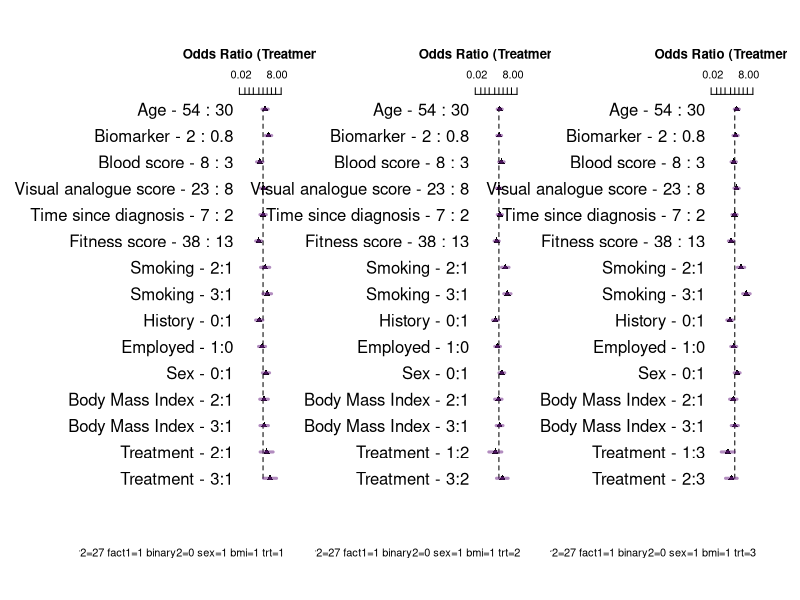
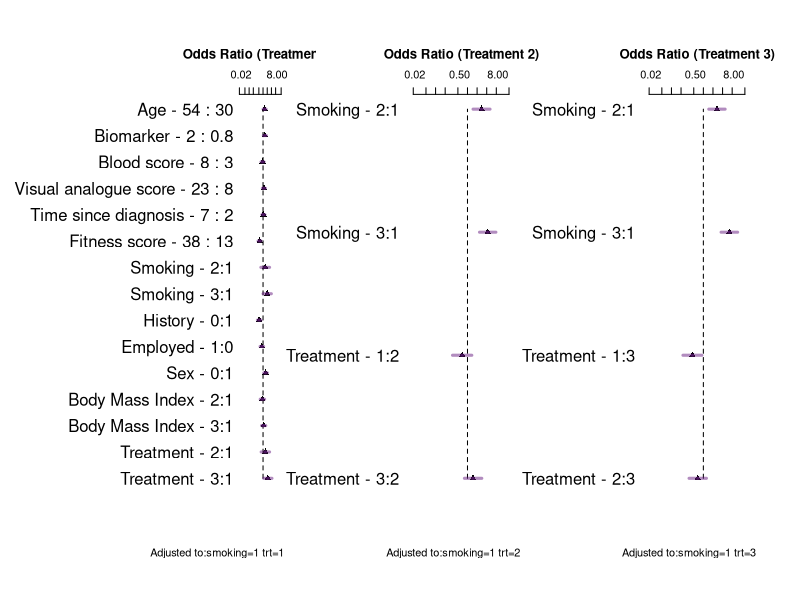
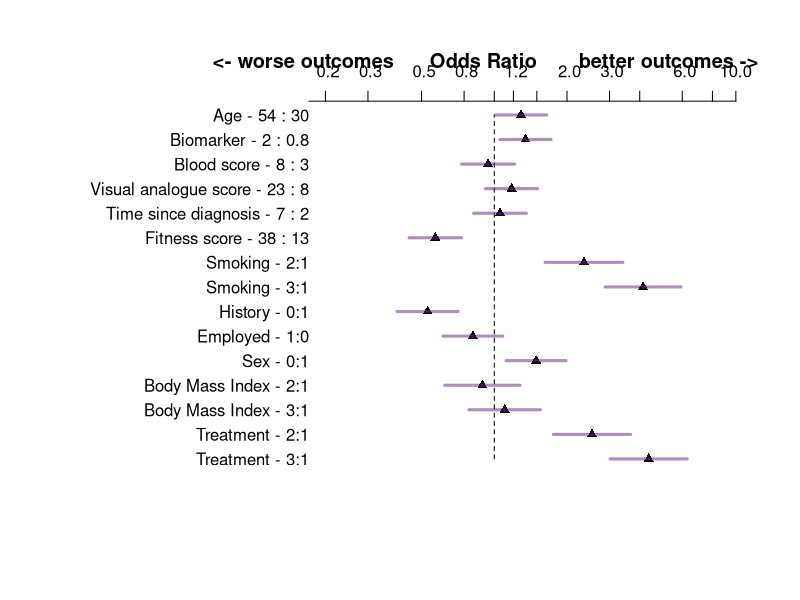
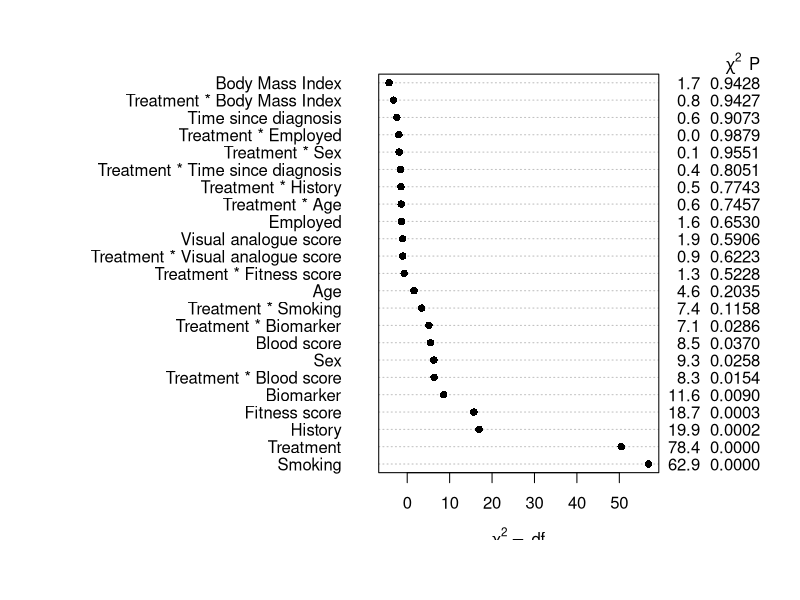
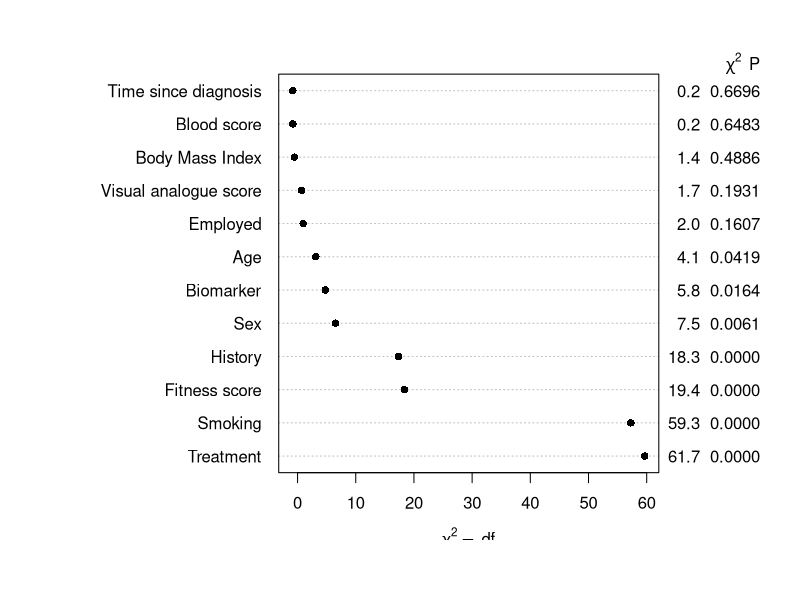
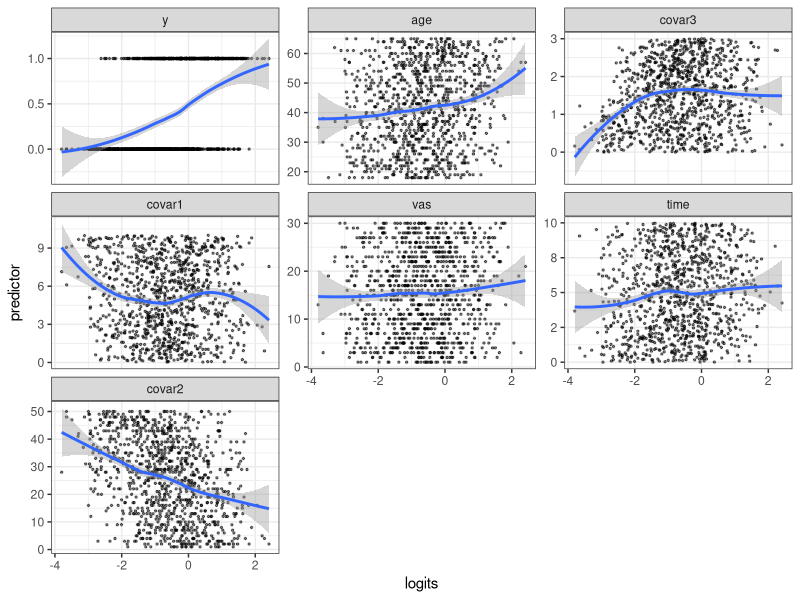
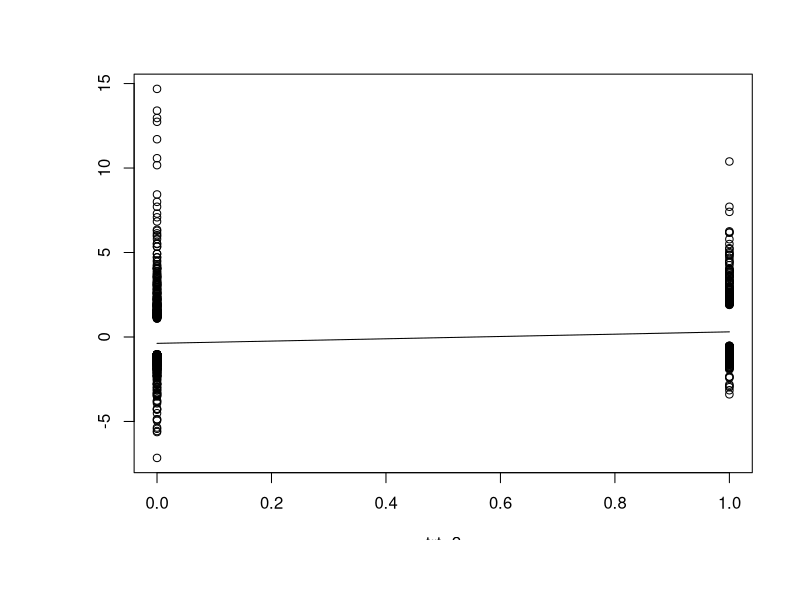
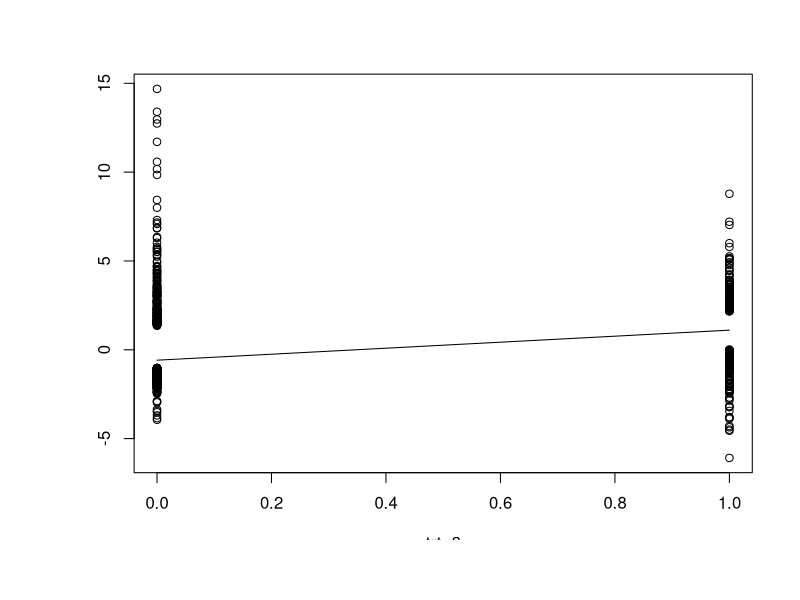

These figures' R source, in order:
#~~~~~~~~~~~~~~~~~~~~~~~~~~~~~~~~~~~~~~~~~~~~~~~~~~~~~~~~~~~~~~~~~~~~~~~~~~~~~~~~~~~~~~~
# R code stripped from R shiny 12April2020.
# Investigating differential trt effects (logistic regression)
#~~~~~~~~~~~~~~~~~~~~~~~~~~~~~~~~~~~~~~~~~~~~~~~~~~~~~~~~~~~~~~~~~~~~~~~~~~~~~~~~~~~~~~~
rm(list=ls())   
set.seed(3333)          # reproducible
 
library(reshape)
library(rms)
 
options(max.print=1000000)    
options(scipen=999)

## convenience functions
p0 <- function(x) {formatC(x, format="f", digits=1)}
p1 <- function(x) {formatC(x, format="f", digits=1)}
p2 <- function(x) {formatC(x, format="f", digits=2)}
p3 <- function(x) {formatC(x, format="f", digits=3)}
p4 <- function(x) {formatC(x, format="f", digits=4)}
p5 <- function(x) {formatC(x, format="f", digits=5)}

logit <-     function(p) log(1/(1/p-1))
expit <-     function(x) 1/(1/exp(x) + 1)
inv_logit <- function(logit) exp(logit) / (1 + exp(logit))
is.even <-   function(x){ x %% 2 == 0 }                       # function to id. odd maybe useful
options(width=200)

 # select the design to simulate
 #Design = "Treatment interacts with all variables" 
 Design = "Treatment interacts with smoking only" 
 #Design = "No-interaction logit-additive model"
                                  
 # coefficients on log odds scale
 
                                  intercept <- -3
                                  n=1000
                                  v1 = 1
                                  v2 = 1/(65-18)
                                  v3 = 0.4
                                  v4 = 0
                                  v5 = 1/3
                                  v6 = -.5/10
                                  v7 = 0.25/30
                                  v8 = -.1/10
                                  v9 = -1/50
                                  v10 = log(2)
                                  v11 = -log(1)
                                  v12 = log(0.5)
                 
  #~~~~~~~~~~~~~~~~~~~~~~~~~~~~~~~~~~~~~~~~~~~~~~~~~~~~~~~~~~~~~~~~~~~~~~~~~~~~~~~~~
    # for Rshiny needed this separate so could control this
    randomi <- runif(n)    # this determine Y=1 later, 
  #~~~~~~~~~~~~~~~~~~~~~~~~~~~~~~~~~~~~~~~~~~~~~~~~~~~~~~~~~~~~~~~~~~~~~~~~~~~~~~~~~
 
    trt.coef       <-  v1     # log odds ratio so 1 -> 2.718, so 1 is LARGE
    age.coef       <-  v2     # log odds of 1 over the age range
    smoke.coef     <-  v3     # this is odds of 1.5
    bmi.coef       <-  v4     # this is an odds of 1..50:50
    covar3.coef    <-  v5     # log odds 1 over range of 3
    covar1.coef    <-  v6     # log odds -.05 per unit change
    vas.coef       <-  v7     # log odds .008 per unit change. log odds .25 over 30 units odds 1.27
    time.coef      <-  v8     # log odds -.01 per year, log odds -.1 over 10 years or odds .90
    covar2.coef    <-  v9     # log odds 0.02 per unit, log odds 1 over 50 units or odds 2.7
    fact1.coef     <-  v10    # log odds 0.693 per change in binary, or odds of 2   
    binary2.coef   <-  v11    # log odds 0 per change in binary, or odds of 1  
    sex.coef       <-  v12    # log odds -0.693 per change in binary, or odds of .5  
    
    # made up data structure 
    trt      <- sample(1:3,   n, replace=TRUE)      # trt 3 levels
    age      <- sample(18:65, n, replace=TRUE)      # continuous
    bmi      <- sample(1:3,   n, replace=TRUE)      # assume 3 equal groups
    smoking  <- sample(1:3,   n, replace=TRUE)      # categorical assume 3 equal groups
    covar3   <- round(runif(n,0,3),2)
    covar1   <- round(runif(n,0,10),2)
    vas      <- sample(1:30, n, replace=TRUE)
    time     <- round(runif(n,0,10),2)              # years
    covar2   <- sample(1:50, n, replace=TRUE)
    fact1    <- sample(0:1,  n, replace=TRUE)
    binary2  <- sample(0:1,  n, replace=TRUE)
    sex      <- sample(0:1,  n, replace=TRUE)
    
    #~~~~~~~~~~~~~~~~~~~~~~~~~~~~~~~~~~~~~~~~~~~~~~~~~~~~~~~~~~~~~~~~~~~~~~~~~~~~~~~~~~~~~~~~~~~~~~~~~~~~~~~~~~~~~~~~~~~~~~~~~~~~linear predictor
    if ( ( Design) == "Treatment interacts with all variables" )  {
      
      lp = intercept + trt*trt.coef*(smoking*smoke.coef   +   age*age.coef  + bmi*bmi.coef   + covar3*covar3.coef +
                                       covar1*covar1.coef +   vas*vas.coef  + time*time.coef + covar2*covar2.coef +
                                       fact1*fact1.coef   +
                                       binary2*binary2.coef + sex*sex.coef) 
      
    }   else if ( ( Design ) == "Treatment interacts with smoking only" ) {    
      
      # truth  only smoking interacts  with trt
      lp = intercept + (trt*trt.coef*smoking*smoke.coef)   +   age*age.coef   + bmi*bmi.coef + covar3*covar3.coef +
                                       covar1*covar1.coef  + vas*vas.coef   + time*time.coef + covar2*covar2.coef + fact1*fact1.coef +
                                       binary2*binary2.coef + sex*sex.coef
      
    }   else if ( ( Design) == "No-interaction logit-additive model" ) {  
      
      # truth no interactions
      lp = intercept + trt*trt.coef + smoking*smoke.coef + age*age.coef  + bmi*bmi.coef  + covar3*covar3.coef  +
                                      covar1*covar1.coef + vas*vas.coef  + time*time.coef + covar2*covar2.coef + fact1*fact1.coef +
                                      binary2*binary2.coef + sex*sex.coef
    }
    
    y <- ifelse(randomi < plogis(lp), 1, 0)   # one liner  randomi object is necessary for R shiny only
    
    datx <- data.frame(cbind(y,  trt ,smoking,  age, covar3, covar1, vas, time, covar2, fact1, binary2, sex, bmi))
 
    #~~~~~~~~~~~~~~~~~~~~~~~~~~~~~~~~~~~~~~~~~~~~~~~~~~~~~~~~~~~~~~~~~~~~~~~~~~~~~~~
    da <-  datx 
    
    da$trt <-     factor(da$trt)
    da$smoking <- factor(da$smoking)
    da$fact1 <-   factor(da$fact1)
    da$binary2 <- factor(da$binary2)
    da$sex <-     factor(da$sex)
    da$bmi <-     factor(da$bmi)
    
    label(da$age)                <- 'Age'                       # labels for forest plots
    label(da$trt)                <- 'Treatment'
    label(da$bmi)                <- 'Body Mass Index'
    label(da$smoking)            <- 'Smoking'
    label(da$covar3)             <- 'Biomarker'
    label(da$covar1)             <- 'Blood score'
    label(da$vas)                <- 'Visual analogue score'
    label(da$time)               <- 'Time since diagnosis'
    label(da$covar2)             <- 'Fitness score'
    label(da$fact1)              <- "History"
    label(da$binary2)            <- "Employed"
    label(da$sex)                <- 'Sex'
    
    dd <<- datadist(da)
    options(datadist="dd")
    
    # RUN REGRESSONS
    A<-lrm(y~   trt * (smoking  + age  + bmi + covar3 + covar1 + vas + time + covar2 + fact1 + binary2 +sex),da, y=TRUE ,x=TRUE)  # all interact with trt
    B<-lrm(y~  (trt *  smoking) + age  + bmi + covar3 + covar1 + vas + time + covar2 + fact1 + binary2 +sex, da, y=TRUE, x=TRUE)  # smoking * trt only
    C<-lrm(y~   trt +  smoking  + age +  bmi + covar3 + covar1 + vas + time + covar2 + fact1 + binary2 +sex, da, y=TRUE, x=TRUE)  # main effect
    
    #~~~~~~~~~~~~~~~~~~~~~~~~~~~~~~~~~~~~~~~~~~~~~~~~~~~~~~~~~~~~~~~~~~~~~~~~~~~~~~~~~~~~~~~~~~~~~~~~~~~~~~~~~~~~~
    # rel explained variation
    #~~~~~~~~~~~~~~~~~~~~~~~~~~~~~~~~~~~~~~~~~~~~~~~~~~~~~~~~~~~~~~~~~~~~~~~~~~~~~~~~~~~~~~~~~~~~~~~~~~~~~~~~~~~~~
    
    L1 <-   var(predict(B, type='fitted')) / 
            var(predict(A, type='fitted')) 
    
    L2 <-   var(predict(C, type='fitted')) / 
            var(predict(A, type='fitted')) 
    
    L3 <-   var(predict(C, type='fitted')) / 
            var(predict(B, type='fitted')) 
    
    L1
    L2  
    L3 
    
  #~~~~~~~~~~~~~~~~~~~~~~~~~~~~~~~~~~~~~~~~~~~~~~~~~~~~~~~~~~~~~~~~~~~~~~~~~~~~~~~~~~~~~~~~~~~~~~~~~~~~~~~~~~~~~
  # LRTESTS
  #~~~~~~~~~~~~~~~~~~~~~~~~~~~~~~~~~~~~~~~~~~~~~~~~~~~~~~~~~~~~~~~~~~~~~~~~~~~~~~~~~~~~~~~~~~~~~~~~~~~~~~~~~~~~~
    
    k1 <- contrast(A, list(smoking=c(2), trt=c(1:3)), list(smoking=c(1), trt=c(1:3)) , fun=exp) 
    z1 <- print(k1, X=TRUE)   
    
    lrtest( A, B)
    
    lrtest( A, C)
    
    lrtest( B, C)
    
  #~~~~~~~~~~~~~~~~~~~~~~~~~~~~~~~~~~~~~~~~~~~~~~~~~~~~~~~~~~~~~~~~~~~~~~~~~~~~~~~~~~~~~~~~~~~~~~~~~~~~~~~~~~~~~
   # FULL INTERACTION MODEL SUMMARY
  #~~~~~~~~~~~~~~~~~~~~~~~~~~~~~~~~~~~~~~~~~~~~~~~~~~~~~~~~~~~~~~~~~~~~~~~~~~~~~~~~~~~~~~~~~~~~~~~~~~~~~~~~
  
    (A1 <- summary(A, smoking=1, age, covar3, covar1, vas, time, covar2, fact1, binary2, sex, bmi=1, trt=1, est.all=FALSE, vnames=c( "labels")))
    
    (A2 <- summary(A, smoking=1, age, covar3, covar1, vas, time, covar2, fact1, binary2, sex, bmi=1, trt=2, est.all=FALSE, vnames=c( "labels")))
    
    (A3 <- summary(A, smoking=1, age, covar3, covar1, vas, time, covar2, fact1, binary2, sex, bmi=1, trt=3, est.all=FALSE, vnames=c( "labels")))
    
  #~~~~~~~~~~~~~~~~~~~~~~~~~~~~~~~~~~~~~~~~~~~~~~~~~~~~~~~~~~~~~~~~~~~~~~~~~~~~~~~~~~~~~~~~~~~~~~~~~~~~~~~~
  # SMOKING TRT INTERACTION MODEL SUMMARY
  #~~~~~~~~~~~~~~~~~~~~~~~~~~~~~~~~~~~~~~~~~~~~~~~~~~~~~~~~~~~~~~~~~~~~~~~~~~~~~~~~~~~~~~~~~~~~~~~~~~~~~~~~

    (A1 <- summary(B, smoking=1, age, covar3, covar1, vas, time, covar2, fact1, binary2, sex, bmi=1, trt=1, est.all=FALSE, vnames=c( "labels")))
    
    (A2 <- summary(B, smoking=1,   trt=2, est.all=FALSE, vnames=c( "labels")))
    
    (A3 <- summary(B, smoking=1,   trt=3, est.all=FALSE, vnames=c( "labels")))
    
  #~~~~~~~~~~~~~~~~~~~~~~~~~~~~~~~~~~~~~~~~~~~~~~~~~~~~~~~~~~~~~~~~~~~~~~~~~~~~~~~~~~~~~~~~~~~~~~~~~~~~~~~~
  # MAIN EFFECTS MODEL SUMMARY
  #~~~~~~~~~~~~~~~~~~~~~~~~~~~~~~~~~~~~~~~~~~~~~~~~~~~~~~~~~~~~~~~~~~~~~~~~~~~~~~~~~~~~~~~~~~~~~~~~~~~~~~~~
 
    (A1 <- summary(C, smoking=1, age, covar3, covar1, vas, time, covar2, fact1, binary2, sex, bmi=1, trt=1, est.all=FALSE, vnames=c( "labels")))
    
  #~~~~~~~~~~~~~~~~~~~~~~~~~~~~~~~~~~~~~~~~~~~~~~~~~~~~~~~~~~~~~~~~~~~~~~~~~~~~~~~~~~~~~~~~~~~~~~~~~~~~~~~~
  # Plotting the summaries in forest plots
  #~~~~~~~~~~~~~~~~~~~~~~~~~~~~~~~~~~~~~~~~~~~~~~~~~~~~~~~~~~~~~~~~~~~~~~~~~~~~~~~~~~~~~~~~~~~~~~~~~~~~~~~~
  
    par(mfrow=c(1,3)) 
    
    par(oma=c(3,6,1,1)) 
    
    options(digits=1)
    
    plot(summary(A, smoking=1, age, covar3, covar1, vas, time, covar2, fact1, binary2, sex, bmi=1, trt=1, est.all=FALSE, vnames=c( "labels")), 
         log=TRUE, xlim=c(log(.01),log(40)),
         q=c(  0.95 ), at=c(.02,0.05,.1,.2,.5,1,2,4,8,20), lwd=3, pch=17,
         col=   rgb(red=.4,green=.1,blue=.5,alpha=c(.5,.3,.2)),
         col.points='black', cex=1, main= "Odds Ratio (Treatment 1)", cex.main=1.8
    )
    
    plot(summary(A, smoking=1, age, covar3, covar1, vas, time, covar2, fact1, binary2, sex, bmi=1, trt=2, est.all=FALSE, vnames=c( "labels")), 
         log=TRUE, xlim=c(log(.01),log(40)),
         q=c(  0.95 ), at=c(.02,0.05,.1,.2,.5,1,2,4,8,20), lwd=3, pch=17,
         col=   rgb(red=.4,green=.1,blue=.5,alpha=c(.5,.3,.2)),
         col.points='black', cex=1, main= "Odds Ratio (Treatment 2)", cex.main=1.8
    )
    
    plot(summary(A, smoking=1, age, covar3, covar1, vas, time, covar2, fact1, binary2, sex, bmi=1, trt=3, est.all=FALSE, vnames=c( "labels")), 
         log=TRUE, xlim=c(log(.01),log(40)),
         q=c(  0.95 ), at=c(.02,0.05,.1,.2,.5,1,2,4,8,20), lwd=3, pch=17,
         col=   rgb(red=.4,green=.1,blue=.5,alpha=c(.5,.3,.2)),
         col.points='black', cex=1, main= "Odds Ratio (Treatment 3)", cex.main=1.8
    )
    
    par(mfrow=c(1,1))
    
  #~~~~~~~~~~~~~~~~~~~~~~~~~~~~~~~~~~~~~~~~~~~~~~~~~~~~~~~~~~~~~~~~~~~~~~~~~~~~~~~~~~~~~~~~~~~~~~~~~~~~~~~~
    
    Ax <- B
    
    par(mfrow=c(1,3))
    
    par(oma=c(3,6,1,1))
    
    options(digits=1)
    
    plot(summary(Ax, smoking=1, age, covar3, covar1, vas, time, covar2, fact1, binary2, sex, bmi=1, trt=1, est.all=FALSE, vnames=c( "labels")),
         log=TRUE, xlim=c(log(.01),log(40)),
         q=c(  0.95 ), at=c(.02,0.05,.1,.2,.5,1,2,4,8,20), lwd=3, pch=17,
         col=   rgb(red=.4,green=.1,blue=.5,alpha=c(.5,.3,.2)),
         col.points='black', cex=1, main= "Odds Ratio (Treatment 1)", cex.main=1.8
    )
    
    plot(summary(Ax, smoking=1,   trt=2, est.all=FALSE, vnames=c( "labels")),
         log=TRUE, xlim=c(log(.01),log(40)),
         q=c(  0.95 ), at=c(.02,0.05,.1,.2,.5,1,2,4,8,20), lwd=3, pch=17,
         col=   rgb(red=.4,green=.1,blue=.5,alpha=c(.5,.3,.2)),
         col.points='black', cex=1, main= "Odds Ratio (Treatment 2)", cex.main=1.8
    )
    
    plot(summary(Ax, smoking=1,   trt=3, est.all=FALSE, vnames=c( "labels")),
         log=TRUE, xlim=c(log(.01),log(40)),
         q=c(  0.95 ), at=c(.02,0.05,.1,.2,.5,1,2,4,8,20), lwd=3, pch=17,
         col=   rgb(red=.4,green=.1,blue=.5,alpha=c(.5,.3,.2)),
         col.points='black', cex=1, main= "Odds Ratio (Treatment 3)", cex.main=1.8
    )
    
    par(mfrow=c(1,1))
    
  #~~~~~~~~~~~~~~~~~~~~~~~~~~~~~~~~~~~~~~~~~~~~~~~~~~~~~~~~~~~~~~~~~~~~~~~~~~~~~~~~~~~~~~~~~~~~~~~~~~~~~~~~
  
    Ax <- C
    
    par(oma=c(3,4,1,1))
    
    options(digits=1)
    
    
    plot(summary(Ax, smoking=1, age, covar3, covar1, vas, time, covar2, fact1, binary2, sex, bmi=1, trt=1, est.all=FALSE, vnames=c( "labels")),
         log=TRUE, xlim=c(log(.2),log(10)),
         q=c( 0.95 ), at=c( .1,.2,.3,.5,.75,1, 1.2,1.5, 2,3,4,6,8,10), lwd=3, pch=17,
         col=   rgb(red=.4,green=.1,blue=.5,alpha=c(.5,.3,.2)),
         col.points='black', cex=1,  main=" <- worse outcomes      Odds Ratio       better outcomes ->                ", cex.main=1.8 
    )
    

  #~~~~~~~~~~~~~~~~~~~~~~~~~~~~~~~~~~~~~~~~~~~~~~~~~~~~~~~~~~~~~~~~~~~~~~~~~~~~~~~~~~~~~~~~~~~~~~~~~~~~~~~~~~~~~
  # EXPLORE SUMMARY AND CONTRAST EQUIVALENCE
  #~~~~~~~~~~~~~~~~~~~~~~~~~~~~~~~~~~~~~~~~~~~~~~~~~~~~~~~~~~~~~~~~~~~~~~~~~~~~~~~~~~~~~~~~~~~~~~~~~~~~~~~~
  # focus on smoking effects
    
  (k1 <- contrast(A, list(smoking=c(2), trt=c(1:3)), list(smoking=c(1), trt=c(1:3)) , fun=exp) )
    
  (A1 <- summary(A, smoking=1,  trt=1, est.all=FALSE, vnames=c( "labels")))
  (A2 <- summary(A, smoking=1,  trt=2, est.all=FALSE, vnames=c( "labels"))) 
  (A3 <- summary(A, smoking=1,  trt=3, est.all=FALSE, vnames=c( "labels"))) 
  
  (A1 <- summary(A, smoking=1, age, covar3, covar1, vas, time, covar2, fact1, binary2, sex, bmi=1, trt=1, est.all=FALSE, vnames=c( "labels")))
  (A2 <- summary(A, smoking=1, age, covar3, covar1, vas, time, covar2, fact1, binary2, sex, bmi=1, trt=2, est.all=FALSE, vnames=c( "labels")))
  (A3 <- summary(A, smoking=1, age, covar3, covar1, vas, time, covar2, fact1, binary2, sex, bmi=1, trt=3, est.all=FALSE, vnames=c( "labels")))
    
 #~~~~~~~~~~~~~~~~~~~~~~~~~~~~~~~~~~~~~~~~~~~~~~~~~~~~~~~~~~~~~~~~~~~~~~~~~~~~~~~~~~~~~~~~~~~~~#
    # anova(A)
    # x<- lrtest(A,C)
    # print(x$stats[3], digits=6)
    # plot(anova(A))
    # 
   
    # do this if interaction! 
    # shows total effect and interaction only
    # for example if we interact with smoking in reality but report the trt x all interactions
    # we can see smoking is important overall and interacts
    # we can see another var is important overall but does not interact
    x <- anova(A, india=FALSE, vnames='labels' )
    print(x, which=c( 'subscripts' ))
    plot(x)
 
    
    # do this if no interaction
    x <- anova(C, india=FALSE, vnames='labels' )
    print(x, which=c( 'subscripts' ))
    plot(x)
 
    #~~~~~~~~~~~~~~~~~~~~~~~~~~~~~~~~~~~~~~~~~~~~~~~~~~~~~~~~~~~~~~~~~~~~~~~~~~~~~~~~~~~~~~~~~~~~~#
    #Variance inflation
    car::vif(A)
    
    
    #~~~~~~~~~~~~~~~~~~~~~~~~~~~~~~~~~~~~~~~~~~~~~~~~~~~~~~~~~~~~~~~~~~~~~~~~~~~~~~~~~~~~~~~~~~~~~#
    # model checking
    library(tidyverse)
    logits <- predict(A)
    
    mydata <- da %>%
    dplyr::select_if(is.numeric) 
    
    predictors <- colnames(mydata)
    
    mydata <- cbind(mydata, logits)
    
    #http://www.cookbook-r.com/Manipulating_data/Converting_data_between_wide_and_long_format/
    L <- gather(mydata, condition, predictor, predictors, factor_key=TRUE)

    
    ggplot(L, aes(logits, predictor))+
      geom_point(size = 0.5, alpha = 0.5) +
      geom_smooth(method = "loess") + 
      theme_bw() + 
      facet_wrap(~condition, scales = "free_y")
    
    #~~~~~~~~~~~~~~~~~~~~~~~~~~~~~~~~~~~~~~~~~~~~~~~~~~~~~~~~~~~~~~~~~~~~~~~~~~~~~~~~~~~~~~~~~~~~~#
    
    resid(A, "partial", pl="loess")  # same as last 3 lines
    resid(A, "partial", pl=TRUE)     # plots for all columns of X using supsmu
    resid(A, "gof")                  # global test of goodness of fit
    #'Expected value|H0' is so coincidental with the 'Sum of squared errors'...keep the model
    #~~~~~~~~~~~~~~~~~~~~~~~~~~~~~~~~~~~~~~~~~~~~~~~~~~~~~~~~~~~~~~~~~~~~~~~~~~~~~~~~~~~~~~~~~~~~~#
    
    
